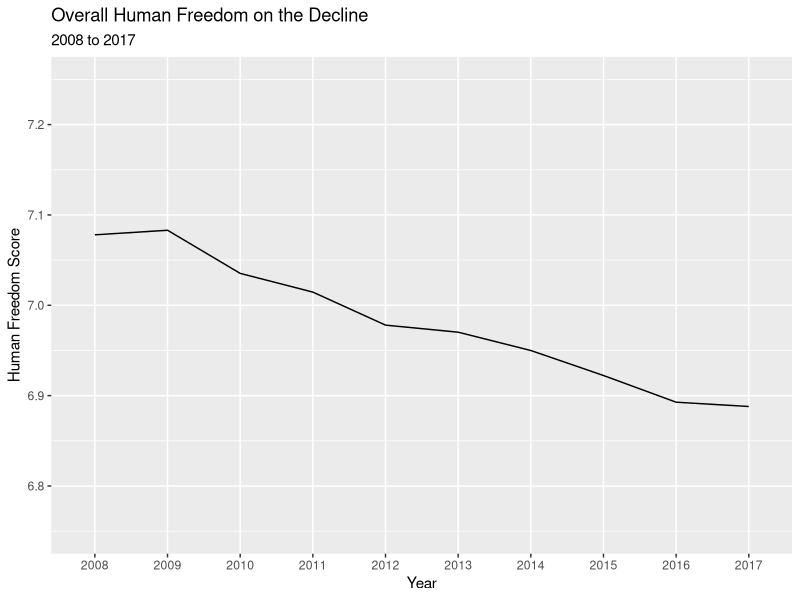
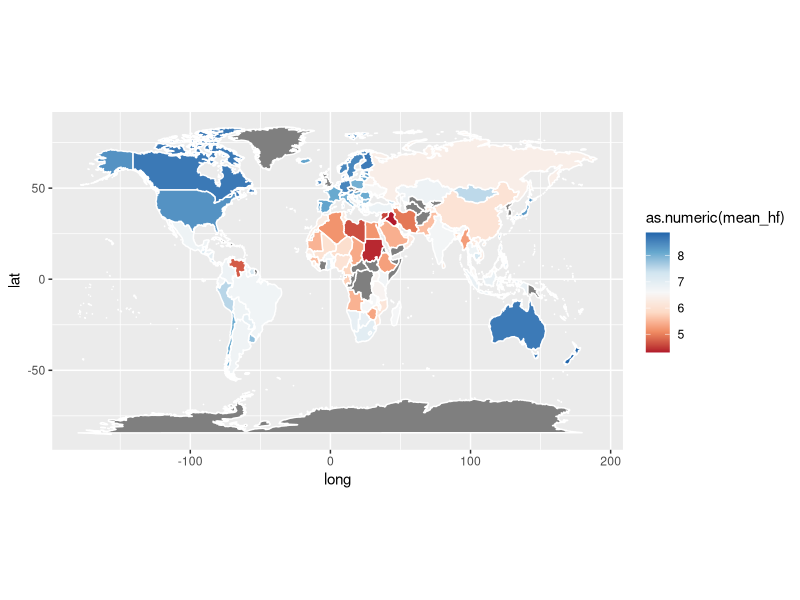
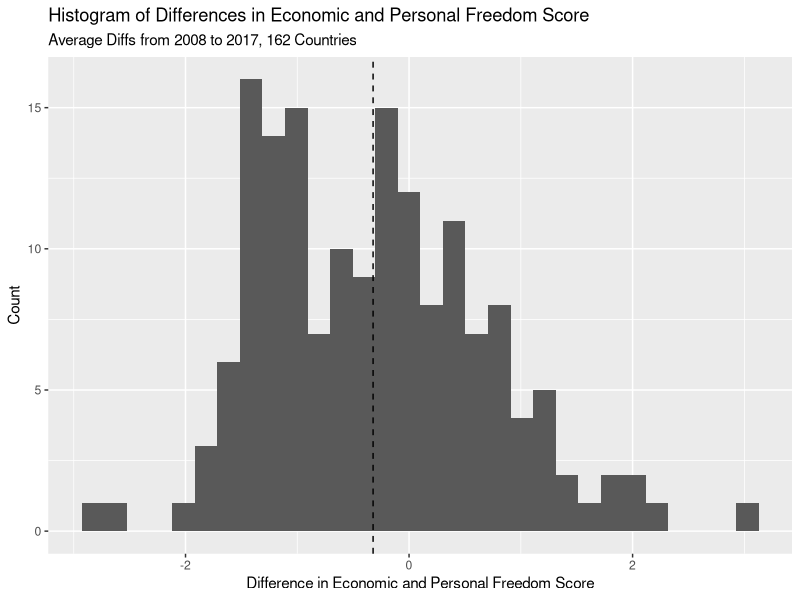
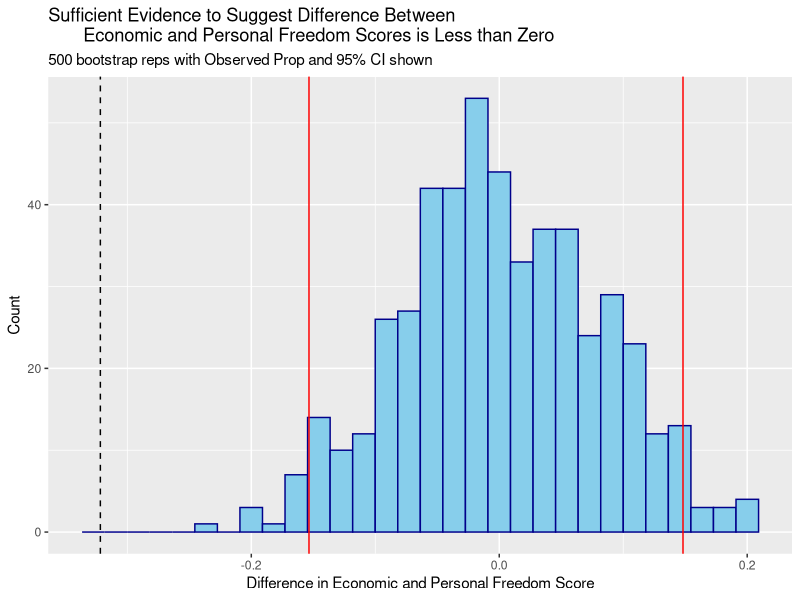
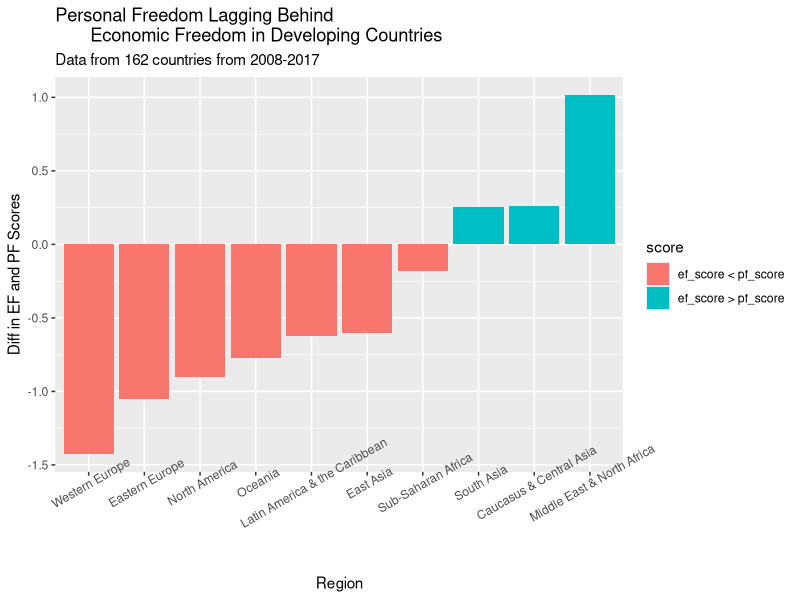

Write the R code that produced these figures, in order. (Note: this script raises an error after producing the figures.)
## ---- chunk 1
library(tidyverse)
library(ggplot2)
library(dplyr)
require(maps)
require(viridis)
theme_set(
  theme_gray()
  )
hfi <- read_csv("data/hfi_cc_2019.csv") 
## ---- chunk 2
knitr::opts_chunk$set(warning = FALSE, message = FALSE, echo = FALSE)
## ---- chunk 3
glimpse(hfi)
## ---- chunk 4
hfscore_by_year <- hfi %>% 
  filter(hf_score != "-") %>% 
  group_by(year) %>% 
  summarize(mean_hf = mean(as.numeric(hf_score)))

ggplot(data = hfscore_by_year, 
       aes(x = as.factor(year), y = mean_hf, group = 1)) +
  geom_line(stat = "identity") +
  ylim(6.75, 7.25) + 
  labs(x = "Year", y = "Human Freedom Score", 
       title = "Overall Human Freedom on the Decline",
       subtitle = "2008 to 2017")
## ---- chunk 5
summarized_hfi <- hfi %>% 
  filter(hf_score != "-") %>% 
  group_by(countries) %>% 
  mutate(mean_hf = mean(as.numeric(hf_score))) %>% 
  slice(1) %>% 
  mutate(countries = ifelse(countries == "United States", "USA", countries)) %>% 
  summarize(countries, mean_hf)

world_map <- map_data("world")
freedom_map <- left_join(world_map, summarized_hfi, by = c("region" = "countries"))

# Create the map
ggplot(freedom_map, mapping = aes(long, lat, group = group)) +
  coord_fixed(1.3) +
  geom_polygon(aes(fill = as.numeric(mean_hf)), color = "white") +
  scale_fill_distiller(palette ="RdBu", direction = 1)

#add labels
## ---- chunk 6
no_na_hfi <- hfi %>% 
  filter(pf_score != "-" & ef_score != "-")

clean_hfi <- no_na_hfi %>% 
  group_by(countries) %>% 
  mutate(mean_pf = mean(as.numeric(pf_score)),
         mean_ef = mean(as.numeric(ef_score))) %>% 
  mutate(diff_ef_pf = mean_ef - mean_pf) %>% 
  slice(1) %>% 
  summarize(countries, mean_ef, mean_pf, diff_ef_pf)

mean_diff <- clean_hfi %>% 
  summarize(mean_diff = mean(diff_ef_pf))

ggplot(data = clean_hfi, aes(x = diff_ef_pf)) +
  geom_histogram(bins = 30) +
  geom_vline(linetype = "dashed", xintercept = c(mean_diff$mean_diff)) +
  labs(x = "Difference in Economic and Personal Freedom Score", 
       y = "Count", 
       title = "Histogram of Differences in Economic and Personal Freedom Score",
       subtitle = "Average Diffs from 2008 to 2017, 162 Countries")
## ---- chunk 7
set.seed(10)
n_sims <- 500
boot_dist = numeric(n_sims) 
for(i in 1:n_sims){ 
  indices <- sample(1:nrow(clean_hfi), replace = T)
  boot_mean <- clean_hfi %>% 
    slice(indices) %>%                    
    summarize(boot_mean = mean(diff_ef_pf)) %>% 
    pull()                                
  boot_dist[i] <- boot_mean 
}

boot_means = tibble(boot_dist)
mu_0 <- 0
offset <- boot_means %>% 
  summarize(mu_0 - mean(boot_dist)) %>%
  pull()
boot_means <- boot_means %>%
  mutate(shifted_means = boot_dist + offset)
boot_1 <- boot_means%>%
  summarize(lower = quantile(shifted_means, 0.025), 
            upper = quantile(shifted_means, 0.975))
boot_1
## ---- chunk 8
obs_mean <- clean_hfi %>% 
  summarize(mean(diff_ef_pf)) %>% 
  pull()
obs_mean
## ---- chunk 9
obs_diff <- mu_0 - obs_mean
boot_means %>% 
  mutate(extreme = ifelse(shifted_means <= mu_0 - obs_diff |
                          shifted_means >= mu_0 + obs_diff, 1, 0)) %>% 
  summarize(p_val = mean(extreme))
## ---- chunk 10
ggplot(data = boot_means, aes(x = shifted_means)) +
  geom_histogram(color = "darkblue", fill = "skyblue") + 
  labs(x = "Difference in Economic and Personal Freedom Score", y = "Count", 
       title = "Sufficient Evidence to Suggest Difference Between 
       Economic and Personal Freedom Scores is Less than Zero",
       subtitle = "500 bootstrap reps with Observed Prop and 95% CI shown") +
  geom_vline(xintercept = c(boot_1$lower, boot_1$upper),
             color = "red") +
  geom_vline(linetype = "dashed", xintercept = c(mean_diff$mean_diff))
## ---- chunk 11
region_hfi <- no_na_hfi %>% 
  group_by(region) %>% 
  mutate(mean_pf = mean(as.numeric(pf_score)),
         mean_ef = mean(as.numeric(ef_score))) %>% 
  mutate(diff_ef_pf = mean_ef - mean_pf,
         score = ifelse(diff_ef_pf > 0, 
                        "ef_score > pf_score", "ef_score < pf_score")) %>% 
  slice(1) %>% 
  summarize(region, mean_ef, mean_pf, diff_ef_pf, score)

ggplot(data = region_hfi, aes(x = reorder(region, diff_ef_pf), 
                              y = diff_ef_pf, fill = score)) +
  geom_col() + 
  theme(axis.text.x = element_text(angle = 30)) +
  labs(x = "Region", y = "Diff in EF and PF Scores", 
       title = "Personal Freedom Lagging Behind 
       Economic Freedom in Developing Countries",
       subtitle = "Data from 162 countries from 2008-2017")
## ---- chunk 12
linreg_reg <- hfi %>% 
  filter(ef_score != "-" & pf_score != "-")
m_hf_reg <- lm(as.numeric(ef_score) - as.numeric(pf_score) ~ region, data = linreg_reg)
tidy(m_hf_reg) %>% 
  arrange(estimate)
## ---- chunk 13
corr_efpf <- no_na_hfi %>% 
  summarize(cor_ef_pf = cor(as.numeric(ef_score), as.numeric(pf_score)))
corr_efpf
## ---- chunk 14
ggplot(data = no_na_hfi, aes(x = as.numeric(ef_score), 
                             y = as.numeric(pf_score))) +
  geom_point(alpha = 0.5, position = "jitter") + 
  geom_smooth(method="lm") +
  labs(x = "Economic Freedom Score", y = "Personal Freedom Score", 
       title = "Positive Correlation Between Economic and Personal Freedom",
       subtitle = "Data from 162 countries from 2008-2017")
## ---- chunk 15
hfi_coldwar <- hfi %>% 
  mutate(post_soviet = ifelse(countries == "Russia" | 
                                countries == "Ukraine" | 
                                countries == "Moldova" | 
                                countries == "Uzbekistan" | 
                                countries == "Kazakhstan" | 
                                countries == "Kyrgyzstan" | 
                                countries == "Tajikistan" | 
                                countries == "Turkmenistan" | 
                                countries == "Georgia" | 
                                countries == "Azerbaijan" | 
                                countries == "Armenia" | 
                                countries == "Lithuania" | 
                                countries == "Latvia" | 
                                countries == "Estonia", "yes", "no")) %>% 
  mutate(nato = ifelse(countries == "Belgium" | 
                         countries == "Canada" | 
                         countries == "Denmark" | 
                         countries == "France" | 
                         countries == "Germany" | 
                         countries == "Greece" | 
                         countries == "Iceland" | 
                         countries == "Italy" | 
                         countries == "Luxembourg" | 
                         countries == "Netherlands" | 
                         countries == "Norway" | 
                         countries == "Portugal" | 
                         countries == "Spain" | 
                         countries == "Turkey" | 
                         countries == "United Kingdom" | 
                         countries == "United States", "yes", "no")) %>% 
  filter(post_soviet == "yes" | nato == "yes") %>% 
  mutate(coldwar_side = ifelse(post_soviet == "yes", "soviet", "western"))
  

ef_govt_coldwar <- hfi_coldwar %>% 
  filter(ef_government != "-") %>% 
  select(countries, coldwar_side, year, ef_government) %>% 
  group_by(year, coldwar_side) %>% 
  mutate(mean_ef_government = mean(as.numeric(ef_government)))

ggplot(data = ef_govt_coldwar, 
       aes(x = as.factor(year), y = mean_ef_government, group = coldwar_side, color = coldwar_side)) +
  geom_line(stat = "identity") +
  labs(x = "Year", y = "Smaller Government", 
       title = "Post-Soviet Countries Have Smaller Governments Than Western Countries",
       subtitle = "2008 to 2017, Higher Score = Smaller Government") +
  theme(axis.line.y = element_line(arrow = arrow()))

hf_coldwar <- hfi_coldwar %>% 
  filter(hf_score != "-") %>% 
  select(countries, coldwar_side, year, hf_score) %>% 
  group_by(year, coldwar_side) %>% 
  mutate(mean_hf = mean(as.numeric(hf_score)))

ggplot(data = hf_coldwar, 
       aes(x = as.factor(year), y = mean_hf, group = coldwar_side, color = coldwar_side)) +
  geom_line(stat = "identity") +
  labs(x = "Year", y = "Human Freedom Score", 
       title = "Post-Soviet Countries Less Free Than Western Countries",
       subtitle = "2008 to 2017")
## ---- chunk 16
coldwar_govtsize_reg <- hfi_coldwar %>% 
  filter(hf_score != "-")
m_hf_reg <- lm(as.numeric(hf_score) ~ as.numeric(ef_government) + coldwar_side + coldwar_side * as.numeric(ef_government), 
               data = coldwar_govtsize_reg)
tidy(m_hf_reg) %>% 
  arrange(estimate) 
## ---- chunk 17
p_coldwar_govtsize_reg <- hfi_coldwar %>% 
  filter(pf_score != "-")
m_hf_reg <- lm(as.numeric(pf_score) ~ as.numeric(ef_government) + coldwar_side + coldwar_side * as.numeric(ef_government), 
               data = p_coldwar_govtsize_reg)
tidy(m_hf_reg) %>% 
  arrange(estimate) 
## ---- chunk 18
hfi <- hfi%>%
  mutate(pf_movement_nowomen = (as.numeric(pf_movement_domestic) 
                                + as.numeric(pf_movement_foreign))/2)
hfi <- hfi%>%
  mutate(pf_ss_nowomen = (as.numeric(pf_ss_homicide) 
                          + as.numeric(pf_ss_disappearances))/2)
hfi <- hfi%>%
  mutate(pf_identity_nowomen = (as.numeric(pf_identity_legal) 
                          + as.numeric(pf_identity_sex_male))/2)

hfi <- hfi%>%
  mutate(pf_rol = as.numeric(pf_rol))%>%
  mutate(pf_religion = as.numeric(pf_religion))%>%
  mutate(pf_association = as.numeric (pf_association))%>%
  mutate(pf_expression = as.numeric(pf_expression))%>%
  mutate(ef_score = as.numeric(ef_score))%>%
  mutate(hfi_women_unweighted = (ef_score * 0.5) 
         + (pf_rol * 0.125)
         + (pf_ss_nowomen * 0.125)
         + (pf_movement_nowomen * 0.05)
         + (pf_identity_nowomen * 0.05)
         + (pf_expression * 0.05)
         + (pf_association * 0.05)
         + (pf_religion * 0.05))
hfi <- hfi%>%
  mutate(pf_score_nowomen = (pf_rol * 0.25)
         + (pf_ss_nowomen * 0.25)
         + (pf_movement_nowomen * 0.1)
         + (pf_identity_nowomen * 0.1)
         + (pf_expression * 0.1)
         + (pf_association * 0.1)
         + (pf_religion * 0.1))

#katea: include in methodology why you did math this way
## ---- chunk 19
ws_only <- hfi%>%
  select(pf_ss_women, pf_ss_women_fgm, pf_ss_women_inheritance, 
         pf_ss_women_inheritance_daughters, pf_ss_women_inheritance_widows,
         pf_movement_women, pf_identity_sex_female, pf_identity_divorce, hfi_women_unweighted)
ws_only <- ws_only%>%
  mutate(pf_ss_women = as.numeric(pf_ss_women))%>%
  mutate(pf_movement_women = as.numeric(pf_movement_women))%>%
  mutate(pf_identity_divorce = as.numeric(pf_identity_divorce))%>%
  mutate(pf_identity_sex_female = as.numeric(pf_identity_sex_female))%>%

  mutate(ws_score = (((pf_identity_divorce + pf_identity_sex_female)/2) + pf_ss_women + pf_movement_women)/3)

ws_no_na <- ws_only%>%
    filter(!is.na(hfi_women_unweighted) & !is.na(ws_score)) 

corr_ws_hf <- ws_no_na%>%
  summarize(cor_ws_hfi = cor(hfi_women_unweighted, ws_score))
corr_ws_hf
## ---- chunk 20
ggplot(data = ws_no_na, aes(x = ws_score, 
                             y = hfi_women_unweighted)) +
  geom_point(alpha = 0.5, position = "jitter") + 
  geom_smooth(method="lm") +
  labs(x = "Women-Specific Freedoms Score", y = "Overall Freedom Score", 
       title = "Positive Correlation Between Women-Specific and Overall Freedom",
       subtitle = "Data from 162 countries from 2008-2017")
## ---- chunk 21
set.seed(10)
n_sims <- 2000
boot_dist = numeric(n_sims) 
for(i in 1:n_sims){ 
  indices <- sample(1:nrow(ws_no_na), replace = T)
  boot_cor <- ws_no_na %>% 
    slice(indices) %>%                    
    summarize(boot_cor = cor(ws_score, hfi_women_unweighted)) %>% 
    pull()                                
  boot_dist[i] <- boot_cor 
}

boot_cors = tibble(boot_dist)

mu_0 <- 0
offset <- boot_cors %>% 
  summarize(mu_0 - mean(boot_dist)) %>%
  pull()

boot_cors <- boot_cors %>%
  mutate(shifted_cors = boot_dist + offset)

boot_2 <- boot_cors%>%
  summarize(lower = quantile(shifted_cors, 0.005), 
            upper = quantile(shifted_cors, 0.995))
boot_2
## ---- chunk 22
obs_cor <- ws_no_na %>% 
  summarize(cor(ws_score, hfi_women_unweighted)) %>% 
  pull()
obs_cor
## ---- chunk 23
#obs_cor <- mu_0 - obs_cor
#boot_cors %>% 
#  mutate(extreme = ifelse(shifted_means <= mu_0 - obs_diff |
#                          shifted_means >= mu_0 + obs_diff, 1, 0)) %>% 
#  summarize(p_val = mean(extreme))
